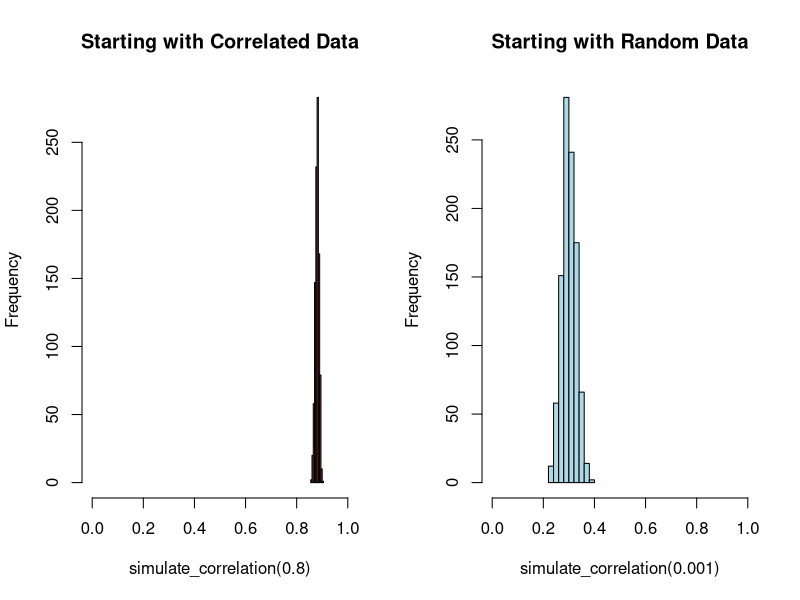

Generate this figure with R:
## ---- chunk 1
#| label: setup

# 1. Define your target correlation matrix
cor_mat <- matrix(c(1, 0.3, 
                   0.3, 1), nrow = 2, byrow = TRUE)

# 2. Apply Cholesky decomposition
chol_mat <- chol(cor_mat)

# 3. Generate uncorrelated random numbers
old_random <- matrix(rnorm(2000), ncol = 2)

# 4. Transform to create correlation
new_random <- old_random %*% chol_mat

# Verify the correlation
cor(new_random)
## ---- chunk 2
#| label: correlation-comparison

# What happens with already correlated input?
simulate_correlation <- function(input_correlation, target = 0.3) {
  results <- replicate(1000, {
    # Create input with specified correlation
    x <- rnorm(1000)
    y <- input_correlation * x + rnorm(1000, sd = sqrt(1 - input_correlation^2))
    
    # Apply our method
    old_random <- cbind(x, y)
    chol_mat <- chol(matrix(c(1, target, target, 1), ncol = 2))
    new_random <- old_random %*% chol_mat
    
    # Return resulting correlation
    cor(new_random)[1,2]
  })
  return(results)
}

# Compare results with different input correlations
par(mfrow = c(1, 2))
hist(simulate_correlation(0.8), main = "Starting with Correlated Data",
     xlim = c(0, 1), col = "salmon")
hist(simulate_correlation(0.001), main = "Starting with Random Data",
     xlim = c(0, 1), col = "lightblue")
## ---- chunk 3
#| label: distribution-comparison

# Different distributions cause problems
set.seed(123)
x1 <- rchisq(1000, df = 3)  # Chi-squared (skewed)
y1 <- rnorm(1000)           # Normal (symmetric)
old_mixed <- cbind(x1, y1)

# Same distribution works better
x2 <- rchisq(1000, df = 3)
y2 <- rchisq(1000, df = 3)
old_same <- cbind(x2, y2)

# Apply the same transformation to both
chol_mat <- chol(matrix(c(1, 0.7, 0.7, 1), ncol = 2))
new_mixed <- old_mixed %*% chol_mat
new_same <- old_same %*% chol_mat

# Compare results
cat("Target correlation: 0.7\n")
cat("Mixed distributions result:", round(cor(new_mixed)[1,2], 3), "\n")
cat("Same distribution result:", round(cor(new_same)[1,2], 3))
## ---- chunk 4
#| label: property-changes

# Original positive-only distribution
x <- rchisq(1000, df = 3)  # Always positive
y <- rchisq(1000, df = 3)  # Always positive
old_random <- cbind(x, y)

# Apply negative correlation
chol_mat <- chol(matrix(c(1, -0.7, -0.7, 1), ncol = 2))
new_random <- old_random %*% chol_mat

# Check what happened
cat("Original data range:", round(range(old_random), 2), "\n")
cat("Transformed data range:", round(range(new_random), 2), "\n")
cat("Negative values in result:", sum(new_random < 0), "out of", length(new_random))
## ---- chunk 5
#| label: mvtnorm

# Load the package
library(mvtnorm)

# Define means and covariance matrix
means <- c(10, 20)  # Mean for each variable
sigma <- matrix(c(4, 2,   # Covariance matrix
                  2, 3), ncol = 2)

# See the implied correlation
cov2cor(sigma)

# Generate correlated normal data in one step
x <- rmvnorm(n = 1000, mean = means, sigma = sigma)

# Verify the result
round(cor(x), 3)
